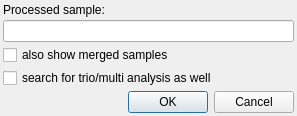
<?xml version="1.0" encoding="UTF-8"?>
<ui version="4.0">
 <class>ProcessedSampleSelector</class>
 <widget class="QDialog" name="ProcessedSampleSelector">
  <property name="geometry">
   <rect>
    <x>0</x>
    <y>0</y>
    <width>297</width>
    <height>111</height>
   </rect>
  </property>
  <property name="windowTitle">
   <string>Select processed sample</string>
  </property>
  <layout class="QVBoxLayout" name="verticalLayout">
   <property name="spacing">
    <number>3</number>
   </property>
   <property name="leftMargin">
    <number>3</number>
   </property>
   <property name="topMargin">
    <number>3</number>
   </property>
   <property name="rightMargin">
    <number>3</number>
   </property>
   <property name="bottomMargin">
    <number>3</number>
   </property>
   <item>
    <widget class="QLabel" name="label">
     <property name="text">
      <string>Processed sample:</string>
     </property>
    </widget>
   </item>
   <item>
    <widget class="DBSelector" name="processed_sample"/>
   </item>
   <item>
    <widget class="QCheckBox" name="show_merged">
     <property name="toolTip">
      <string>&lt;html&gt;&lt;head/&gt;&lt;body&gt;&lt;p&gt;Samples can be merged and analyzed together.&lt;/p&gt;&lt;p&gt;Normally, the sample that was merged into another samples is not shown.&lt;/p&gt;&lt;p&gt;Check this box, to show merged samples as well.&lt;/p&gt;&lt;/body&gt;&lt;/html&gt;</string>
     </property>
     <property name="text">
      <string>also show merged samples</string>
     </property>
    </widget>
   </item>
   <item>
    <widget class="QCheckBox" name="search_multi">
     <property name="text">
      <string>search for trio/multi analysis as well</string>
     </property>
     <property name="checked">
      <bool>false</bool>
     </property>
    </widget>
   </item>
   <item>
    <spacer name="verticalSpacer">
     <property name="orientation">
      <enum>Qt::Vertical</enum>
     </property>
     <property name="sizeHint" stdset="0">
      <size>
       <width>20</width>
       <height>40</height>
      </size>
     </property>
    </spacer>
   </item>
   <item>
    <widget class="QDialogButtonBox" name="buttonBox">
     <property name="orientation">
      <enum>Qt::Horizontal</enum>
     </property>
     <property name="standardButtons">
      <set>QDialogButtonBox::Cancel|QDialogButtonBox::Ok</set>
     </property>
    </widget>
   </item>
  </layout>
 </widget>
 <customwidgets>
  <customwidget>
   <class>DBSelector</class>
   <extends>QLineEdit</extends>
   <header location="global">DBSelector.h</header>
  </customwidget>
 </customwidgets>
 <resources/>
 <connections>
  <connection>
   <sender>buttonBox</sender>
   <signal>accepted()</signal>
   <receiver>ProcessedSampleSelector</receiver>
   <slot>accept()</slot>
   <hints>
    <hint type="sourcelabel">
     <x>248</x>
     <y>254</y>
    </hint>
    <hint type="destinationlabel">
     <x>157</x>
     <y>274</y>
    </hint>
   </hints>
  </connection>
  <connection>
   <sender>buttonBox</sender>
   <signal>rejected()</signal>
   <receiver>ProcessedSampleSelector</receiver>
   <slot>reject()</slot>
   <hints>
    <hint type="sourcelabel">
     <x>316</x>
     <y>260</y>
    </hint>
    <hint type="destinationlabel">
     <x>286</x>
     <y>274</y>
    </hint>
   </hints>
  </connection>
 </connections>
</ui>
